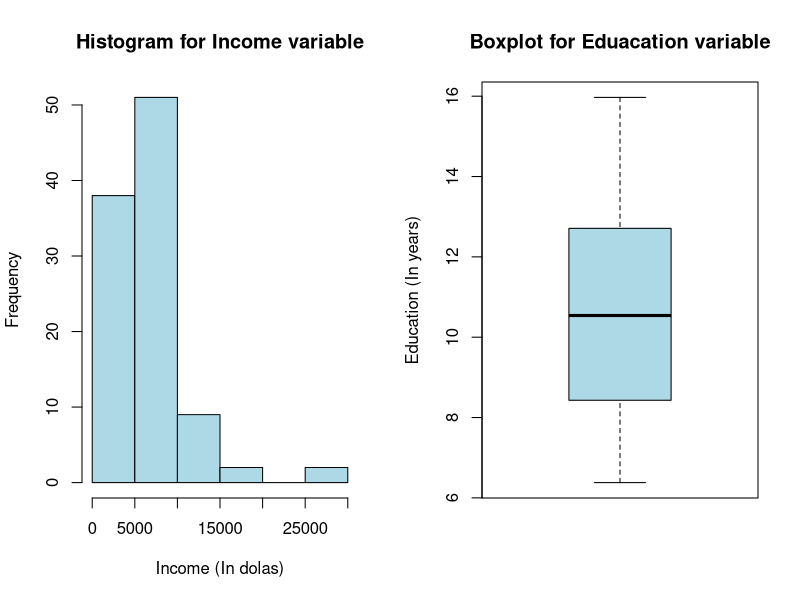
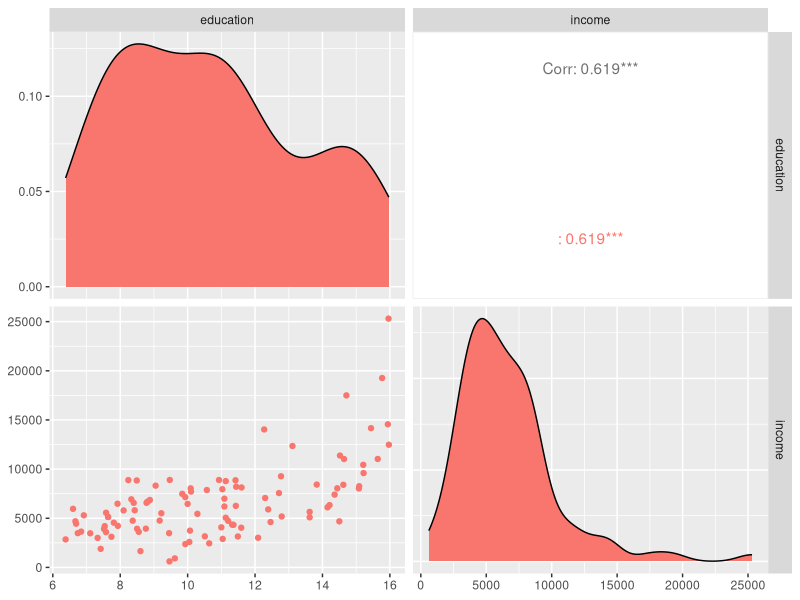

The R source for these figures, in order: (Note: this script raises an error after producing the figures.)
## ---- chunk 1
library(car)
prestige <- Prestige
summary(prestige)
## ---- chunk 2
df <- prestige[, c("education", "income")]
str(df)
## ---- chunk 3
columns_with_nan <- colSums(is.na(df))
columns_with_nan
## ---- chunk 4
par(mfrow = c(1, 2))

hist(df$income, main = "Histogram for Income variable", xlab = "Income (In dolas)", col = "lightblue")
boxplot(df$education, main = "Boxplot for Eduacation variable", ylab = "Education (In years)", col = "lightblue")
## ---- chunk 5
potential_outliers <- df[df$income > 25000, ]
df <- df[df$income <= 25700, ]
# df <- df[df$income <= 25000, ]

print(potential_outliers)
## ---- chunk 6
library(ggplot2)
library(GGally)
ggpairs(data = df, mapping = aes(color = ""))   
## ---- chunk 7
regression <- lm( income ~ education, data=df_no_outliers )
print(summary(regression))
## ---- chunk 8
plot(df_no_outliers$education, df_no_outliers$income, 
     main="Scatterplot with Regression Line",
     xlab="Education", ylab="Income", col="#FF5733", pch=16)
abline(regression, col="black", lwd=2)
## ---- chunk 9
poly_model <- lm(income ~ poly(education, 2), data = df)
summary(poly_model)
## ---- chunk 10
plot(df$education, df$income, 
     main="Scatterplot with Quadratic Regression Line",
     xlab="Education", ylab="Income", col="#FF5733", pch=16)

x_seq <- seq(min(df$education), max(df$education), length.out = 100)
y_pred <- predict(poly_model, newdata = data.frame(education = x_seq, education2 = x_seq^2))
lines(x_seq, y_pred, col="black", lwd=2)
## ---- chunk 11
cubic_model <- lm(income ~ poly(education, 3), data = df)

plot(df$education, df$income, 
     main="Scatterplot with Cubic Regression Line",
     xlab="Education", ylab="Income", col="#FF5733", pch=16)

x_seq_3 <- seq(min(df$education), max(df$education), length.out = 100)
y_pred_3 <- predict(cubic_model, newdata = data.frame(education = x_seq))
lines(x_seq_3, y_pred_3, col="blue", lwd=2)
## ---- chunk 12
plot(df$education, df$income, 
     main="Scatterplot with Regression Lines",
     xlab="Education", ylab="Income", col="#FF5733", pch=16)
abline(regression, col="black", lwd=2)
lines(x_seq, y_pred, col="green", lwd=2)
lines(x_seq_3, y_pred_3, col="blue", lwd=2)
legend("topleft", legend=c("Linear", "Quadratic", "Cubic"),
       col=c("black", "green", "blue"), lwd=2, pch=16)
## ---- chunk 13
cat("Linear ->", summary(regression)$r.squared, "\n")
cat("Quadratic ->", summary( poly_model)$r.squared, "\n")
cat("Quadratic ->", summary(cubic_model)$r.squared, "\n")
## ---- chunk 14
df$log_income <- log(df$income)
df$log_education <- log(df$education)

par(mfrow = c(1, 3))

plot(df$education, df$log_income, 
     main="Scatterplot with Regression Lines",
     xlab="Education", ylab="Income", col="#FF5733", pch=16)

plot(df$log_education, df$income, 
     main="Scatterplot with Regression Lines",
     xlab="Education", ylab="Income", col="#FF5733", pch=16)

plot(df$log_education, df$log_income, 
     main="Scatterplot with Regression Lines",
     xlab="Education", ylab="Income", col="#FF5733", pch=16)
## ---- chunk 15
loglog <- lm( log_income ~ log_education, data=df )
plot(df$log_education, df$log_income, 
     main="Scatterplot with Regression Lines",
     xlab="Education", ylab="Income", col="#FF5733", pch=16)
abline(loglog, col="black", lwd=2)

summary(loglog)
